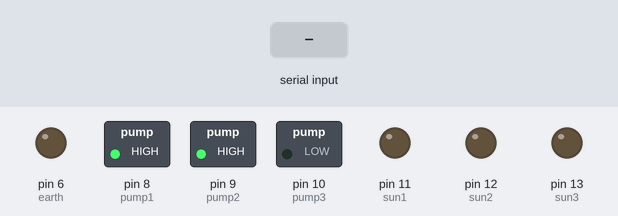
Bench run of a sketch on a simulated Arduino Uno, built with avr-gcc and run on an emulated ATmega328P. Parts: switched loads named in the sketch (green lamp = pin HIGH), output pins drawn as LEDs (lit = HIGH). The inputs (shaded band) are chosen by the test bench. The modem accepts every AT command (registered, SIM ready, sends succeed) and sends nothing else; what the sketch prints to the serial monitor is not drawn.

Above: at 7.2 s.
7.3 s: "1" received over Serial
At 7.8 s:
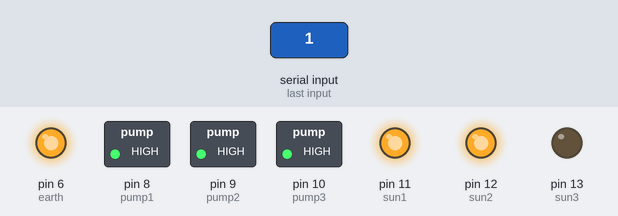
8.8 s: "2" received over Serial
At 10.0 s:
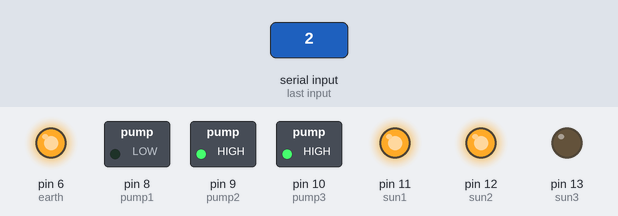
10.3 s: "3" received over Serial
At 11.3 s:
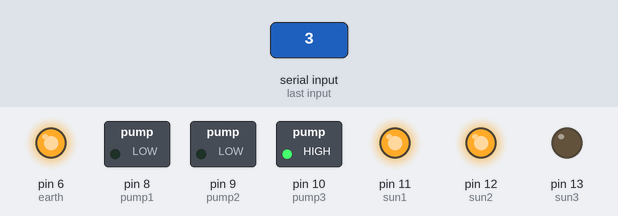
11.8 s: "0" received over the second serial link
14.8 s: "1" received over the second serial link
17.8 s: "2" received over the second serial link
Timing chart, 0 to 20.8 s (numbered marks = the images above; inputs shaded):
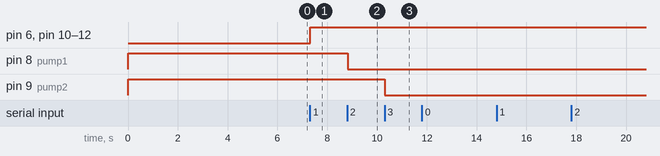

Measured:
- after the input at 7.3 s, pin 6 (earth), pin 10 (pump3), pin 11 (sun1), pin 12 (sun2): LOW → HIGH at once
- after the input at 8.8 s, pin 8 (pump1): HIGH → LOW at once
- after the input at 10.3 s, pin 9 (pump2): HIGH → LOW at once
- after the input at 11.8 s, every drawn part: stays the same
- after the input at 14.8 s, every drawn part: stays the same
- after the input at 17.8 s, every drawn part: stays the same

The sketch:

solar_model_arduino.ino
```cpp
#include <SoftwareSerial.h>

//the SoftwareSerial.h parts refer to https://www.youtube.com/watch?v=uwrWkiI6Hg8&t=17s

#define DEBUG true
char pumpNum;
#define pump1 8
#define pump2 9
#define pump3 10
#define earth 6
#define sun1 11
#define sun2 12
#define sun3 13

SoftwareSerial esp8266(7,6); // make RX Arduino line is pin 2, make TX Arduino line is pin 3.
                             // This means that you need to connect the TX line from the esp to the Arduino's pin 2
                             // and the RX line from the esp to the Arduino's pin 3
void setup()
{
  Serial.begin(9600);
  esp8266.begin(115200); // your esp's baud rate might be different

  pinMode(11,OUTPUT);
  pinMode(12,OUTPUT);
  pinMode(13,OUTPUT);
  pinMode(6,OUTPUT); //earth LED 1&2
  pinMode(8,OUTPUT); //pump 1
  pinMode(9,OUTPUT); //pump 2
  pinMode(10,OUTPUT);//pump 3(跟別人相反)

  digitalWrite(pump1, HIGH); //pump
  digitalWrite(pump2, HIGH); //pump
  digitalWrite(pump3, LOW); //pump反派
  digitalWrite(earth, LOW);  //Earth LED
  digitalWrite(sun1, LOW); //Sun LED 1
  digitalWrite(sun2, LOW); //Sun LED 2
  digitalWrite(sun3, LOW); //Sun LED 3

  sendData("AT+RST\r\n",2000,DEBUG); // reset module
  sendData("AT+CWMODE=2\r\n",1000,DEBUG); // configure as access point
  sendData("AT+CIFSR\r\n",1000,DEBUG); // get ip address
  sendData("AT+CIPMUX=1\r\n",1000,DEBUG); // configure for multiple connections
  sendData("AT+CIPSERVER=1,80\r\n",1000,DEBUG); // turn on server on port 80
}

void loop()
{
  //digitalWrite(11,!digitalRead(11));
  //delay(1500);

  if(esp8266.available()) // check if the esp is sending a message
  {


    if(esp8266.find("+IPD,"))
    {
     delay(1000); // wait for the serial buffer to fill up (read all the serial data)
     // get the connection id so that we can then disconnect
     int connectionId = esp8266.read()-48; // subtract 48 because the read() function returns
                                           // the ASCII decimal value and 0 (the first decimal number) starts at 48
     Serial.println(connectionId);

     esp8266.find("pin="); // advance cursor to "pin="

     int pinNumber = (esp8266.read()-48)*10; // get first number i.e. if the pin 13 then the 1st number is 1, then multiply to get 10
     Serial.println(pinNumber);
     pinNumber += (esp8266.read()-48); // get second number, i.e. if the pin number is 13 then the 2nd number is 3, then add to the first number
     Serial.println(pinNumber);

     digitalWrite(pinNumber, !digitalRead(pinNumber)); // toggle pin
     Serial.println("pin:");
     Serial.print(pinNumber);

     // make close command
     String closeCommand = "AT+CIPCLOSE=";
     closeCommand+=connectionId; // append connection id
     closeCommand+="\r\n";

     sendData(closeCommand,1000,DEBUG); // close connection
    }
  }

  if(Serial.available()){
    pumpNum = Serial.read();
    Serial.println(pumpNum);
  }
  delay(10);

  switch(pumpNum){

    //全關
    case '0':
    Serial.print("all close");
    digitalWrite(pump1, HIGH); //pump
    digitalWrite(pump2, HIGH); //pump
    digitalWrite(pump3, LOW); //pump反派
    digitalWrite(earth, LOW);  //Earth LED
    digitalWrite(sun1, LOW); //Sun LED 1
    digitalWrite(sun2, LOW); //Sun LED 2
    digitalWrite(sun3, LOW); //Sun LED 3
    break;

    //最小
    case '1':
    Serial.print("smallest");
    digitalWrite(pump1, HIGH); //關
    digitalWrite(pump2, HIGH); //關
    digitalWrite(pump3, HIGH); //反派 開
    digitalWrite(earth, HIGH);
    digitalWrite(sun1, HIGH);
    digitalWrite(sun2, HIGH);
    break;

    //中
    case '2':
    Serial.print("mid");
    digitalWrite(pump1, LOW); //開
    digitalWrite(pump2, HIGH); //關
    digitalWrite(pump3, HIGH); //反派 開
    digitalWrite(earth, HIGH);
    digitalWrite(sun1, HIGH);
    digitalWrite(sun2, HIGH);
    break;

    //最大
    case '3':
    Serial.print("largest");
    digitalWrite(pump1, LOW); //開
    digitalWrite(pump2, LOW); //開
    digitalWrite(pump3, HIGH); //反派 關
    digitalWrite(earth, HIGH);
    digitalWrite(sun1, HIGH);
    digitalWrite(sun2, HIGH);
    break;

    // 開地球和太陽
    case 'o':
    Serial.print("open");
    digitalWrite(earth, HIGH);
    digitalWrite(sun1, HIGH);
    digitalWrite(sun2, HIGH);
    break;


  }
}

/*
* Name: sendData
* Description: Function used to send data to ESP8266.
* Params: command - the data/command to send; timeout - the time to wait for a response; debug - print to Serial window?(true = yes, false = no)
* Returns: The response from the esp8266 (if there is a reponse)
*/
String sendData(String command, const int timeout, boolean debug)
{
    String response = "";

    esp8266.print(command); // send the read character to the esp8266

    long int time = millis();

    while( (time+timeout) > millis())
    {
      while(esp8266.available())
      {

        // The esp has data so display its output to the serial window
        char c = esp8266.read(); // read the next character.
        response+=c;
      }
    }

    if(debug)
    {
      Serial.print(response);
    }

    return response;
}
```
